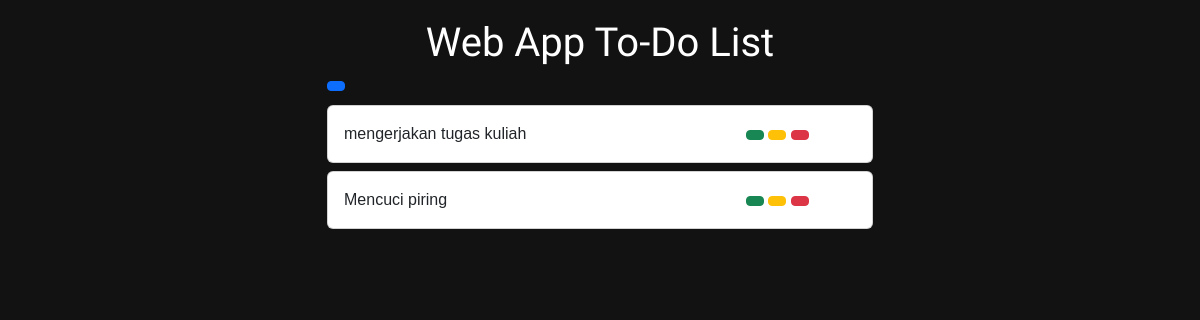
Before: / with the older database file.
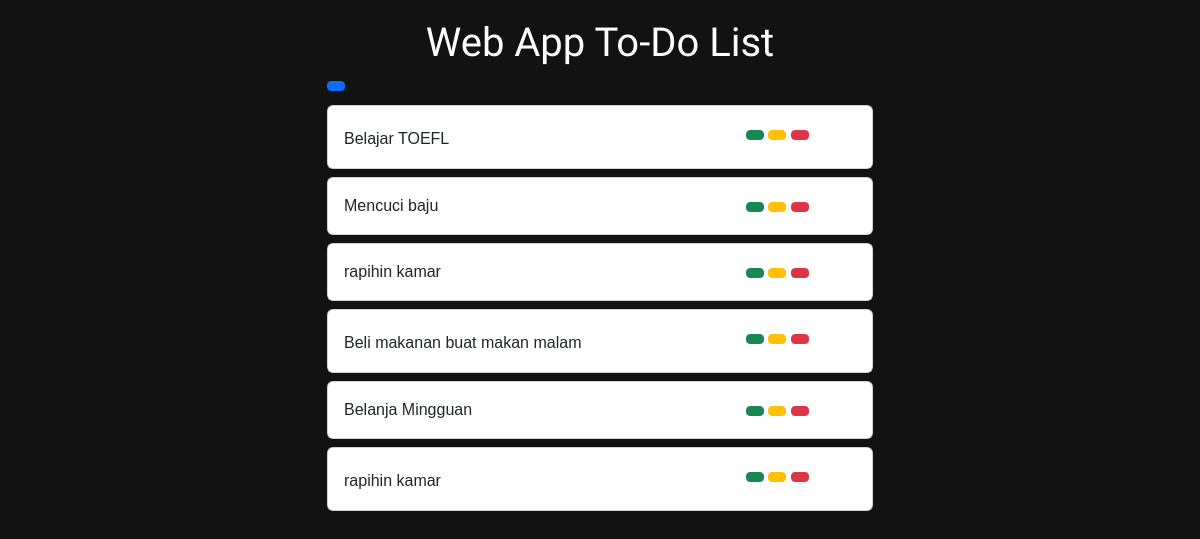
After: the same page with the newer database file.
### tables this page shows
CREATE TABLE `list` (
  `id` int(11) NOT NULL,
  `judul` text NOT NULL,
  `status_selesai` int(11) NOT NULL DEFAULT 0
);

### index.php (the view, shortened to what this page needs)
<!doctype html>
<html lang="en">
  <head>
    <link href="css/bootstrap.min.css" rel="stylesheet">
    <link rel="stylesheet" href="css/style.css">
  </head>
  <body>
     <section>
        <div class="container">
            <div class="row">
                <div class="col-md-6 offset-md-3">
                    <h1 class="text-center mb-3 mt-2" >
                        <span class="geser-bawah">
                        <span class="edu-qld-hand ">
                            Web App To-Do List</h1>
                    <a href="form_tambah.php" class="btn btn-primary btn-sm">
                    </a>
                     <?php
                        include("koneksi.php");
                        $sql="SELECT * FROM list ORDER BY id ASC";
                        $query=mysqli_query($koneksi, $sql) or die ("Gagal Terhubung");
                        while($data=mysqli_fetch_array($query)) {
                     ?>
                    <div class="card mt-2">
                        <div class="card-body">
                            <div class="row">
                                <div class="col-md-9">
                                    <?php echo $data['judul'];?>
                                </div>
                                <div class="col-md-3">
                                    <a href="set_selesai.php?id=<?php echo $data['id']?>" class="btn btn-success btn-sm">
                                    </a>
                                    <a href="form_edit.php?id=<?php echo $data['id']?>" class="btn btn-warning btn-sm">
                                    </a>
                                    <a href="hapus.php?id=<?php echo $data['id']?>" class="btn btn-danger btn-sm">
                                    </a>
                                </div>
                            </div>
                        </div>
                    </div>
                    <?php
                         }
                    ?>
                </div>
            </div>
        </div>
    </section>
</body>
</html>

### css/style.css (style rules this page uses)
body { background-color: #121212; color: #ffffff; font-family: Verdana, sans-serif; }
.edu-qld-hand { font-family: "Edu QLD Hand", cursive; font-optical-sizing: auto; font-weight: 500; font-style: normal; }
.geser-bawah { position: relative; top: 10px; display: inline-block; }

Changed rows visible on the page:
removed list: judul "mengerjakan tugas kuliah"
removed list: judul "Mencuci piring"
added list: judul "Belajar TOEFL"
added list: judul "Mencuci baju"
added list: judul "rapihin kamar"
added list: judul "Beli makanan buat makan malam"
added list: judul "Belanja Mingguan"
added list: judul "rapihin kamar"
